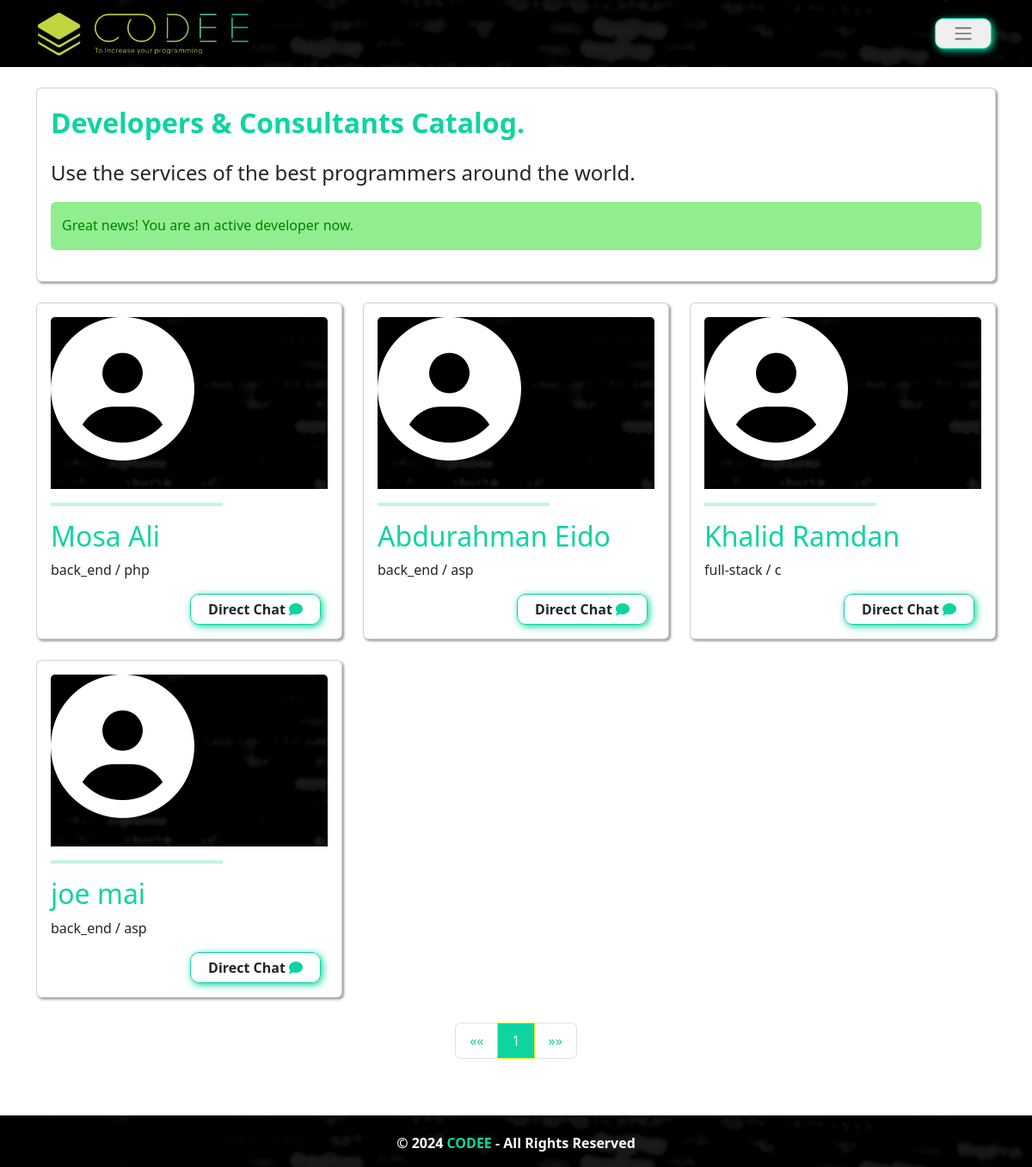
Page /views/catalog.php (signed in) on the committed database.
### tables this page shows
CREATE TABLE `development_skills` (
  `Certification` varchar(255) NOT NULL,
  `country_higher_degree` varchar(255) NOT NULL,
  `Major` varchar(255) NOT NULL,
  `GPA` varchar(255) NOT NULL,
  `programming_experience` varchar(255) NOT NULL,
  `development_category` varchar(255) NOT NULL,
  `preferd_programming_language` varchar(255) NOT NULL,
  `experience` varchar(255) NOT NULL,
  `file` varchar(255) NOT NULL,
  `user_id` int(11) DEFAULT NULL
);

CREATE TABLE `users` (
  `id` int(11) NOT NULL,
  `first_name` varchar(30) NOT NULL,
  `last_name` varchar(30) NOT NULL,
  `birthdate` varchar(30) NOT NULL,
  `nationality` varchar(30) NOT NULL,
  `email` varchar(30) NOT NULL,
  `phone_number` varchar(30) NOT NULL,
  `username` varchar(30) NOT NULL,
  `password` varchar(250) NOT NULL,
  `role` varchar(30) NOT NULL,
  `status` varchar(30) NOT NULL
);

### views/catalog.php (the view, shortened to what this page needs)
<?php
    require_once('../includes/partials/header.php');
    include("../includes/functions.php");
    if (isset($_SESSION['username']) && isset($_SESSION['first_name']) && isset($_SESSION['last_name'])) {
?>
<nav class="navbar my_navbar2">
    <div class="container">
        <a class="navbar-brand" href="home.php"><img class="my_logo" src="../assets/img/codee-logo.png" alt=""></a>
        <button class="my_btn1" type="button" data-bs-toggle="offcanvas" data-bs-target="#offcanvasNavbar" aria-controls="offcanvasNavbar">
        <span class="navbar-toggler-icon"></span>
        </button>
    </div>
</nav>
<div class="catalog_content">
    <div class="container mt-4">
        <div class="form_header card p-3 mt-4 mb-4 card_shadow">
            <p class="my_header_font">Developers & Consultants Catalog.</p>
            <p class="light_font">Use the services of the best programmers around the world.</p>
            <?php
                if(($_SESSION['role'] === 'Developer' || $_SESSION['role'] === 'Consultant') &&
                $_SESSION['status'] === "Inactive"){
                    echo "
                    <div class='container'>
                        <div class='row justify-content-start my_alert'>
                            <div class='col-8'>
                                <p class='pt-1'>
                                    To join as a developer in our community you must verify your account to appear in the catalog.
                                </p>
                            </div>
                            <div class='col-4'>
                                <button class='my_btn1 float-end' type='submit'><a href='verifiction.php'>Verify Account</a></button>
                            </div>
                        </div>
                    </div>";
                }
                else if (($_SESSION['role'] === 'Developer' || $_SESSION['role'] === 'Consultant')
                && $_SESSION['status'] === "Active"){
                    echo "
                    <div class='container'>
                        <div class='row justify-content-start my_alert3'>
                            <div class='col-8'>
                                <p class='pt-1'>
                                    Great news! You are an active developer now.
                                </p>
                            </div>
                        </div>
                    </div>";
                }
            ?>
        </div>
    </div>
</div>
<div class="container">
    <div class="row">
        <?php
        include("../includes/mysql_inti.php");
        $rowsPerPage = 6;
        $page = isset($_GET['page']) ? intval($_GET['page']) : 1;
        $offset = ($page - 1) * $rowsPerPage;
        $sql = "SELECT users.first_name, users.last_name, development_skills.development_category, development_skills.preferd_programming_language
                FROM users
                INNER JOIN development_skills ON users.id = development_skills.user_id
                WHERE users.status = 'Active'
                LIMIT $offset, $rowsPerPage";
        $result = mysqli_query($conn, $sql);
        while ($row = mysqli_fetch_assoc($result)) {
            echo '<div class="col-md-4 mb-4 ">';
            echo '<div class="card card_shadow">';
            echo '<div class="card-body">';
            echo '<div class="card-img-top my_navbar2 text-white" style="height: 200px;"><i class="fa-solid fa-user-circle" style="font-size: 167px;"></i></div>';
            echo '<hr class="my_hr">';
            echo '<h2 class="card-title header_caption_blueFont">' . $row['first_name'] . ' ' . $row['last_name'] . '</h2>';
            echo '<p class="card-text">' . $row['development_category'] . ' / ' . $row['preferd_programming_language'] . '</p>';
            echo '<div class="d-flex align-items-center justify-content-end">';
            echo '<a href="#" class="me-2 text-decoration-none text-dark my_btn1">Direct Chat <i class="fa-solid fa-comment my_IconeColor2"></i></a>';
            echo '</div>';
            echo '</div>';
            echo '</div>';
            echo '</div>';
        }
        $conn = mysqli_connect($servername, $username, $password, $dbname);
        $countSql = "SELECT COUNT(*) as total FROM users WHERE status = 'Active'";
        $countResult = mysqli_query($conn, $countSql);
        $countRow = mysqli_fetch_assoc($countResult);
        $totalRows = $countRow['total'];
        ?>
    </div>
    <div class="row">
        <div class="col">
            <nav aria-label="Page navigation">
                <ul class="pagination justify-content-center">
                    <?php
                    $totalPages = ceil($totalRows / $rowsPerPage);
                     echo '<li class="page-item">';
                     echo '<a class="page-link" href="?page=1" aria-label="First">';
                     echo '<span aria-hidden="true">&laquo;&laquo;</span>';
                     echo '</a>';
                     echo '</li>';
                    for ($i = 1; $i <= $totalPages; $i++) {
                        echo '<li class="page-item ' . ($page == $i ? 'active' : '') . '">';
                        echo '<a class="page-link" href="?page=' . $i . '">' . $i . '</a>';
                        echo '</li>';
                    }
                     echo '<li class="page-item">';
                     echo '<a class="page-link" href="?page=' . $totalPages . '" aria-label="Last">';
                     echo '<span aria-hidden="true">&raquo;&raquo;</span>';
                     echo '</a>';
                     echo '</li>';
                    ?>
                </ul>
            </nav>
        </div>
    </div>
</div>
<?php
    }
    else{
        header("Location: login.php");
        exit();
    }
    require_once('../includes/partials/footer.php');
?>

### assets/css/my_style.css (style rules this page uses)
:root { --darkgreen-color: #313631; --blue-color:#0ed4a0; --backGroundColor:#F9F9FE; --yellow-color: #d3f105; --cairo-font-family: 'Cairo', sans-serif; --box-shadw: 0px 4px 6px 0px #0c002e0f; --box-shadw2: 2px 2px 3px #999; }
body, html { width: 100%; height: 100%; margin: 0; padding: 0; }
.card_shadow { box-shadow: 2px 2px 3px #999 }
.my_navbar2 { background-image: url(../img/wp8778447.jpg); }
.my_logo { max-width: 250px; transition: max-width 0.3s ease; }
.header_caption_blueFont { color: var(--blue-color); }
.my_btn1 { padding: 5px 20px 5px 20px; margin-right: 5px; margin-left: 5px; border: 1px solid var(--blue-color); border-radius: 10px; box-shadow: 2px 2px 9px var(--blue-color); font-weight: bold; }
.my_hr { color: var(--blue-color); width: 200px; border: 2px var(--blue-color) solid; }
.my_IconeColor2 { color: var(--blue-color); }
.my_header_font { color: var(--blue-color); font-size: xx-large; font-weight: 700; }
.light_font { font-size: 24px; font-weight: lighter; }
.my_alert3 { border: 1px solid lightgreen; background-color: lightgreen; border-radius: 0.375rem; padding-top: 10px; margin-bottom: 20px; color: green; }
.pagination { display: flex; justify-content: center; margin-top: 5px; }
.pagination .page-link { color: var(--blue-color); padding: 8px 16px; }
.pagination .page-item.active .page-link { color: #fff; background-color: var(--blue-color); border-color: var(--yellow-color); }

### rows in the picture
development_skills: user.first_name "Mosa", user.last_name "Ali", development_category "back_end", preferd_programming_language "php"
development_skills: user.first_name "Abdurahman", user.last_name "Eido", development_category "back_end", preferd_programming_language "asp"
development_skills: user.first_name "Khalid", user.last_name "Ramdan", development_category "full-stack", preferd_programming_language "c"
development_skills: user.first_name "joe", user.last_name "mai", development_category "back_end", preferd_programming_language "asp"
